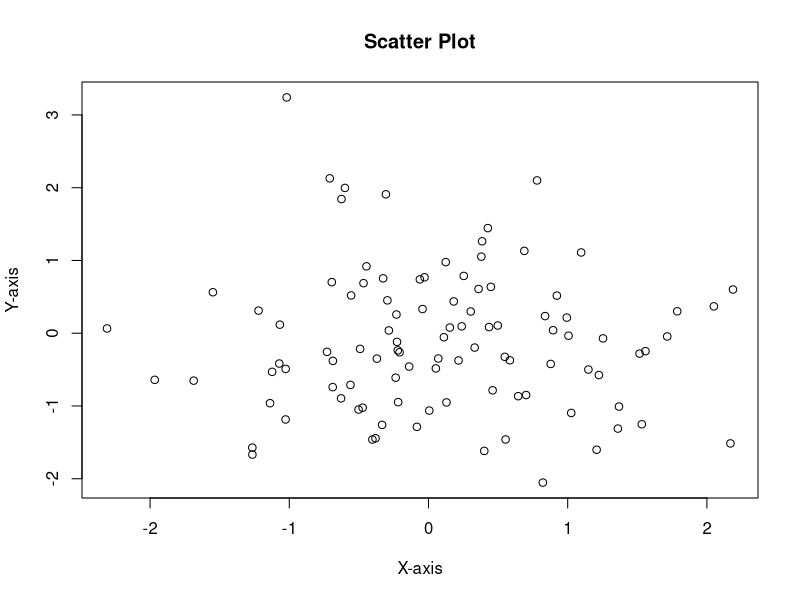
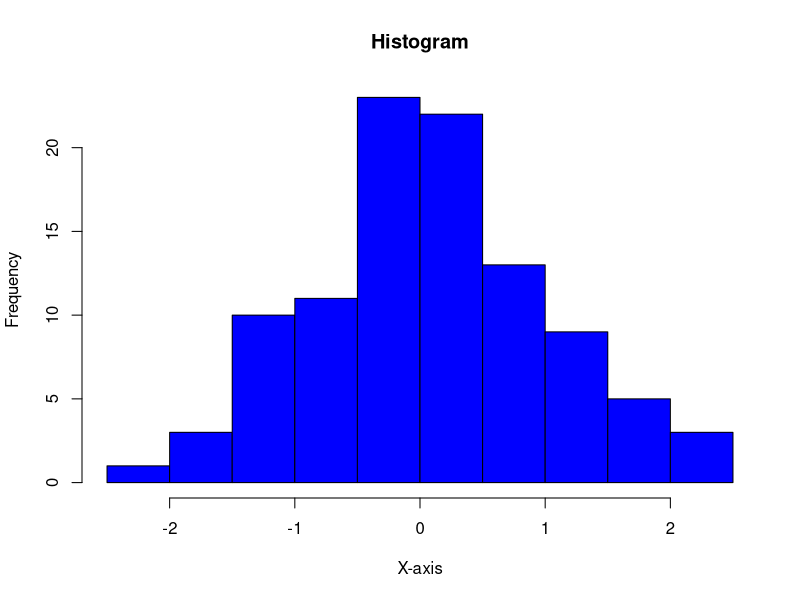
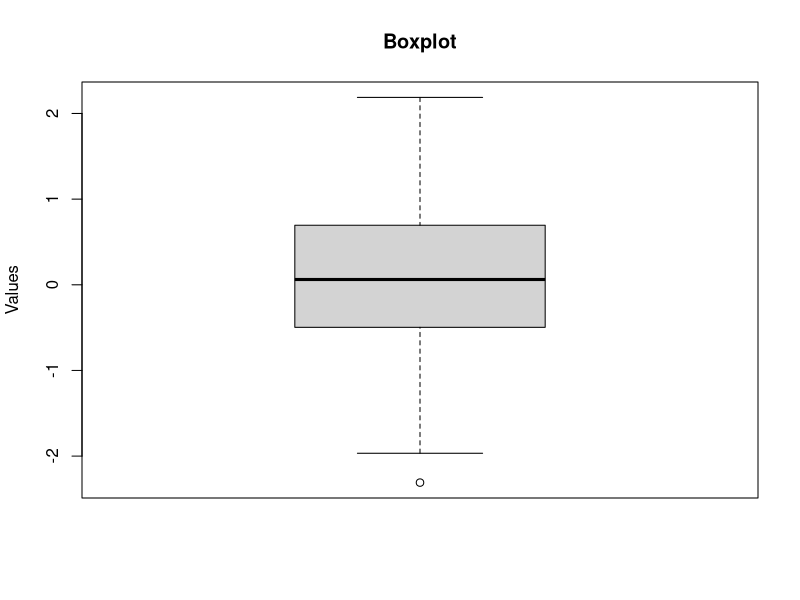
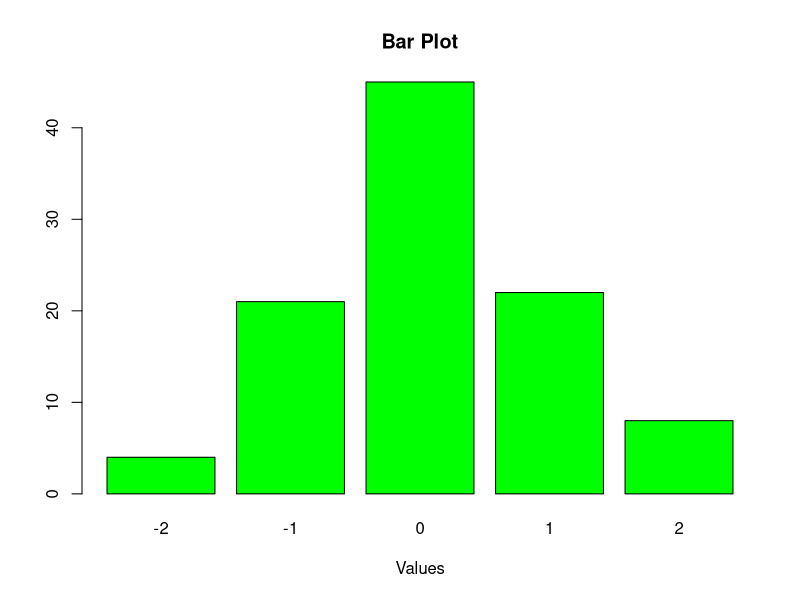
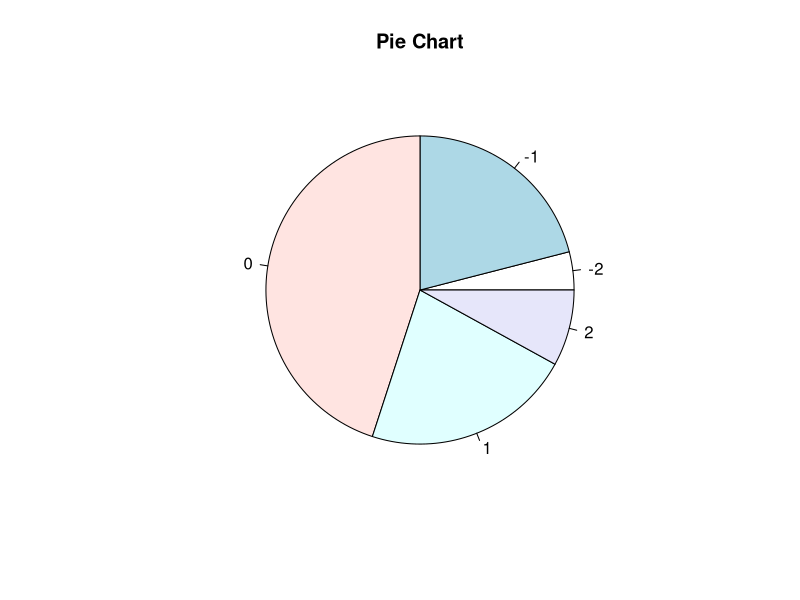
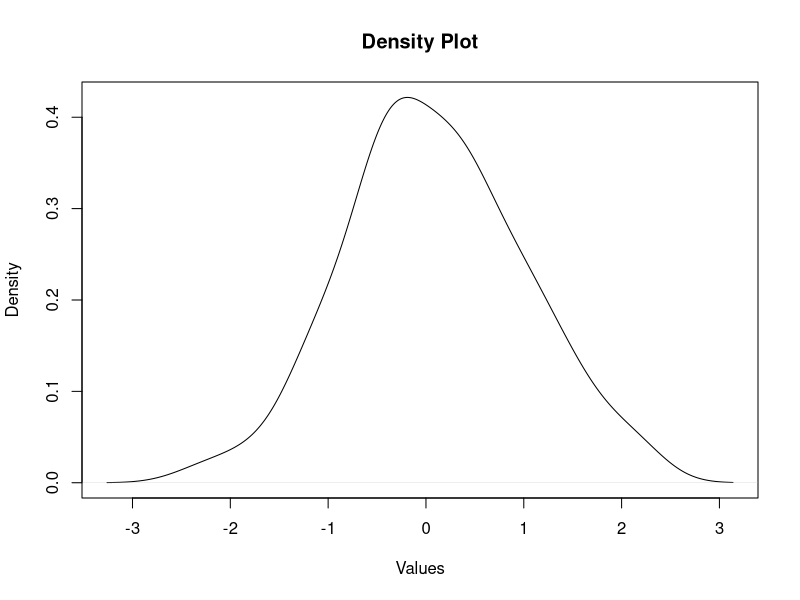
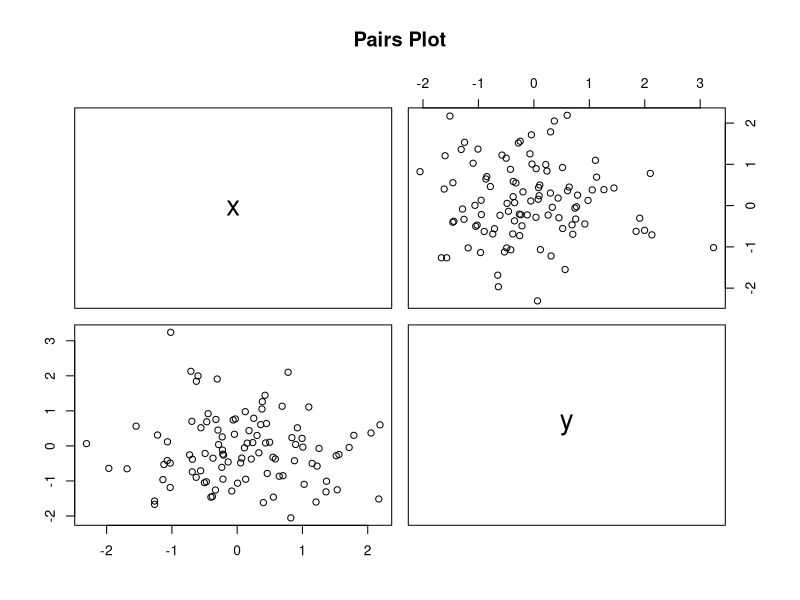
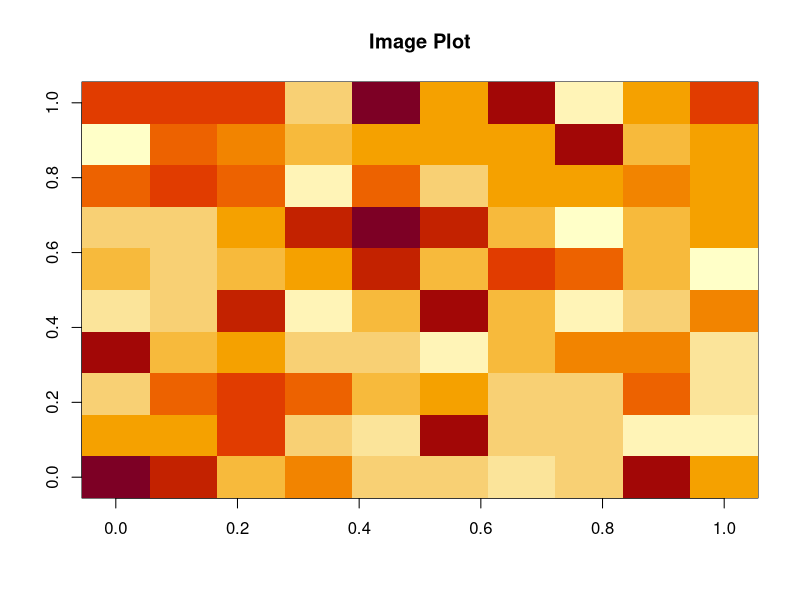

The R script that drew these images, in order:
## ---- chunk 1
# Generate some sample data
set.seed(123)
x <- rnorm(100)
y <- rnorm(100)
summary(x)
summary(y)
## ---- chunk 2
plot(x, y, main = "Scatter Plot", xlab = "X-axis", ylab = "Y-axis")
## ---- chunk 3
hist(x, main = "Histogram", xlab = "X-axis", breaks = 10, col = "blue")
## ---- chunk 4
boxplot(x, main = "Boxplot", ylab = "Values")
## ---- chunk 5
table(round(x))
## ---- chunk 6
barplot(table(round(x)), main = "Bar Plot", xlab = "Values", col = "green")
## ---- chunk 7
pie(table(round(x)), main = "Pie Chart")
## ---- chunk 8
density(x)
## ---- chunk 9
plot(density(x), main = "Density Plot", xlab = "Values")
## ---- chunk 10
pairs(~x + y, main = "Pairs Plot")
## ---- chunk 11
matrix_data <- matrix(rnorm(100), nrow = 10)
## ---- chunk 12
image(matrix_data, main = "Image Plot")
## ---- chunk 13
contour(volcano, main = "Contour Plot")
## ---- chunk 14
persp(volcano, main = "3D Perspective Plot")
## ---- chunk 15
qqnorm(x)
qqline(x, col = "red")
